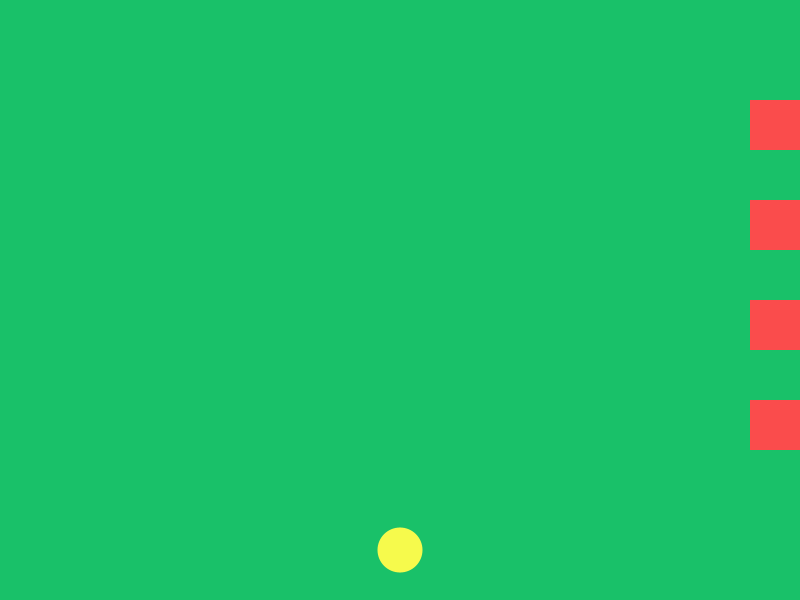
Frame 1 (no input)
Frame 60 (the mouse pressed at the canvas centre just before this capture): identical to frame 1, image omitted
Frame 120 (the mouse held since frame 60 and released just before this capture): identical to frame 1, image omitted

The Processing sketch that drew this single still picture (run headless with seeded random() and noise(); from frame 60 on, the mouse is pressed at the canvas centre):

// Processing sketch: Frogger
// ── Frogger.pde
int frogX = 400;
int frogY = 550;
Car car1 = new Car (750,200,75,50);
Car car2 = new Car(750,300,75,50);
Car car3 = new Car(750,100,75,50);
Car car4 = new Car(750,400,75,50);
void draw(){
 noStroke(); 
  background(#19C169);
  fill(#F6FA4C);
ellipse(frogX,frogY,45,45);
edge();
car1.display();
car2.display();
car3.display();
car4.display();
}
void keyPressed()
{
      if(key == CODED){
            if(keyCode == UP)
            {
                 frogY-=25;
            }
            else if(keyCode == DOWN)
            {
                  frogY+=25;
            }
            else if(keyCode == RIGHT)
            {
                  frogX+=25;
            }
            else if(keyCode == LEFT)
            {
                 frogX-=25;
            }
      }
}
void edge(){
  if(frogY>600){
    frogY-=25;
  }
  if(frogY<0){
   frogY+=25; 
  }
  if(frogX>800){
   frogX-=25; 
  }
  if(frogX<0){
   frogX+=25; 
  }
  }

void setup(){
  size(800,600);
  
  
  
}
public class Car{
private int carX;
private int carY;
private int size;
private int speed;
Car(int carX,int carY,int size,int speed){
 this.carX = carX;
 this.carY = carY;
 this.size = size;
 this.speed = speed;
}
void display() 
{
      fill(#FA4C4C);
      rect(carX , carY, size, 50);
}
void drive(){
  if(speed == 20){
    for(int i = 0; i<40; i++){
    carX+=20;
    }
}
if(speed == 25){
  for(int j = 0; j<32;j++){
    carX+=25;
  }
  
}


}
}
